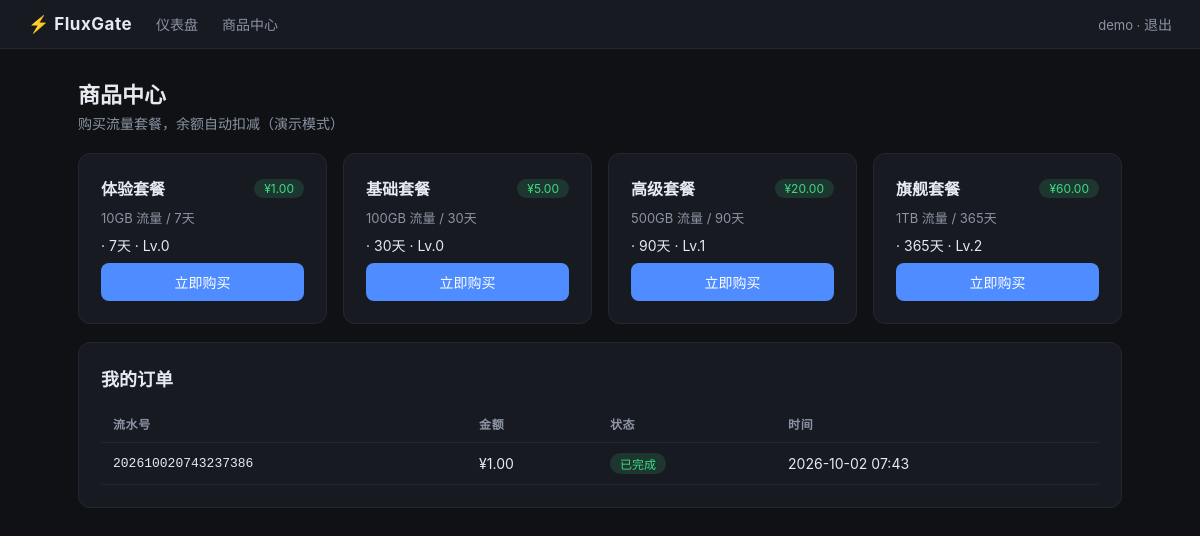
Screenshot of /shop (signed in) with the database file from the repository.
### fluxgate/models.py (models this page shows, shortened)
class User(db.Model):
    __tablename__ = "users"
    MIN_PORT = 1025
    PORT_BLACK_SET = {6443, 8472}
    id = db.Column(db.Integer, primary_key=True)
    username = db.Column(db.String(64), unique=True, nullable=False)
    password_hash = db.Column(db.String(256), nullable=False)
    email = db.Column(db.String(128), default="")
    balance = db.Column(db.Float, default=0.0)
    level = db.Column(db.Integer, default=0)
    level_expire_time = db.Column(db.DateTime, default=datetime.utcnow)
    invitecode_num = db.Column(db.Integer, default=5)
    inviter_id = db.Column(db.Integer, default=0)
    ss_port = db.Column(db.Integer, unique=True, default=MIN_PORT)
    ss_password = db.Column(db.String(32), default=_short_rand, unique=True)
    vmess_uuid = db.Column(db.String(64), default="")
    upload_traffic = db.Column(db.BigInteger, default=0)
    download_traffic = db.Column(db.BigInteger, default=0)
    total_traffic = db.Column(db.BigInteger, default=GB * 10)
    last_use_time = db.Column(db.DateTime, nullable=True)
    enable = db.Column(db.Boolean, default=True)
    is_admin = db.Column(db.Boolean, default=False)
    created_at = db.Column(db.DateTime, default=datetime.utcnow)

class Goods(db.Model):
    __tablename__ = "goods"
    STATUS_ON = 1
    STATUS_OFF = -1
    id = db.Column(db.Integer, primary_key=True)
    name = db.Column(db.String(128), default="待编辑")
    content = db.Column(db.String(256), default="待编辑")
    transfer = db.Column(db.BigInteger, default=GB)  # added traffic (bytes)
    money = db.Column(db.Float, default=0.0)
    level = db.Column(db.Integer, default=0)
    days = db.Column(db.Integer, default=1)
    status = db.Column(db.Integer, default=STATUS_ON)
    order = db.Column(db.Integer, default=1)
    user_purchase_count = db.Column(db.Integer, default=0)
    @classmethod
    def get_on_sale(cls):
        return cls.query.filter_by(status=cls.STATUS_ON).order_by(cls.order).all()

class UserOrder(db.Model):
    __tablename__ = "user_orders"
    STATUS_CREATED = 0
    STATUS_PAID = 1
    STATUS_FINISHED = 2
    id = db.Column(db.Integer, primary_key=True)
    user_id = db.Column(db.Integer, index=True)
    goods_id = db.Column(db.Integer, default=0)
    status = db.Column(db.Integer, default=STATUS_CREATED)
    out_trade_no = db.Column(db.String(64), unique=True)
    amount = db.Column(db.Float, default=0.0)
    created_at = db.Column(db.DateTime, default=datetime.utcnow)
    expired_at = db.Column(db.DateTime, default=lambda: datetime.utcnow() + timedelta(minutes=10))

### fluxgate/web.py (the view)
@bp.route("/shop")
def shop():
    user = _current_user()
    if not user:
        return redirect(url_for("web.login"))
    goods = Goods.get_on_sale()
    orders = UserOrder.query.filter_by(user_id=user.id).order_by(UserOrder.id.desc()).limit(10).all()
    return render_template("shop.html", user=user, goods=goods, orders=orders)

### fluxgate/web.py (called while the page is built)
def _current_user():
    uid = session.get("user_id")
    if uid:
        return User.query.get(uid)
    return None

### fluxgate/templates/shop.html (shortened to what this page needs)
{% extends 'base.html' %}
{% block content %}
<h1>商品中心</h1>
<p class="sub">购买流量套餐，余额自动扣减（演示模式）</p>
<div class="grid">
  {% for g in goods %}
  <div class="card" style="display:flex;flex-direction:column;gap:8px">
    <div class="row" style="justify-content:space-between">
      <h2 style="margin:0;font-size:16px">{{ g.name }}</h2>
      <span class="badge green">¥{{ '%.2f'|format(g.money) }}</span>
    </div>
    <p style="color:var(--muted);font-size:13px">{{ g.content }}</p>
    <div style="color:var(--text);font-size:14px">{{ g.human_transfer }} · {{ g.days }}天 · Lv.{{ g.level }}</div>
    <button class="btn" onclick="buy({{ g.id }})">立即购买</button>
  </div>
  {% endfor %}
</div>
<div class="card">
  <h2>我的订单</h2>
  {% if orders %}
  <table>
    <tr><th>流水号</th><th>金额</th><th>状态</th><th>时间</th></tr>
    {% for o in orders %}
    <tr>
      <td class="mono">{{ o.out_trade_no }}</td>
      <td>¥{{ '%.2f'|format(o.amount) }}</td>
      <td>
        {% if o.status == 0 %}<span class="badge">待支付</span>
        {% elif o.status == 1 %}<span class="badge">已支付</span>
        {% else %}<span class="badge green">已完成</span>{% endif %}
      </td>
      <td>{{ o.created_at.strftime('%Y-%m-%d %H:%M') if o.created_at }}</td>
    </tr>
    {% endfor %}
  </table>
  {% else %}
  <p style="color:var(--muted)">暂无订单</p>
  {% endif %}
</div>
{% endblock %}

### fluxgate/templates/base.html (shortened to what this page needs)
<!DOCTYPE html>
<html lang="zh">
<head>
</head>
<body>
<nav class="nav">
  <div class="brand">⚡ {{ config.TITLE }}</div>
  {% if session.get('user_id') %}
  <a href="{{ url_for('web.dashboard') }}">仪表盘</a>
  <a href="{{ url_for('web.shop') }}">商品中心</a>
  <div class="user-chip">{{ user.username if user else '' }} · <a href="{{ url_for('web.logout') }}">退出</a></div>
  {% endif %}
</nav>
<div class="container">
  {% block content %}{% endblock %}
</div>
</body>
</html>

### fluxgate/templates/base.html (style rules this page uses)
:root { --bg:#0f1115; --card:#171a21; --border:#232733; --text:#e6e9ef; --muted:#8b93a3; --accent:#4f8cff; --green:#3ddc84; --red:#ff5c5c; }
* { margin:0; padding:0; box-sizing:border-box; }
body { background:var(--bg); color:var(--text); font-family:-apple-system,'Segoe UI',Roboto,sans-serif; min-height:100vh; }
a { color:var(--accent); text-decoration:none; }
.nav { display:flex; align-items:center; gap:24px; padding:14px 28px; background:var(--card); border-bottom:1px solid var(--border); }
.nav .brand { font-weight:700; font-size:17px; letter-spacing:.5px; }
.nav a { color:var(--muted); font-size:14px; }
.nav .user-chip { font-size:13px; color:var(--muted); }
.container { max-width:1100px; margin:0 auto; padding:28px; }
.card { background:var(--card); border:1px solid var(--border); border-radius:12px; padding:22px; margin-bottom:18px; }
.grid { display:grid; grid-template-columns:repeat(auto-fit,minmax(220px,1fr)); gap:16px; }
table { width:100%; border-collapse:collapse; font-size:14px; }
th,td { text-align:left; padding:10px 12px; border-bottom:1px solid var(--border); }
th { color:var(--muted); font-weight:600; font-size:12px; text-transform:uppercase; letter-spacing:.6px; }
.btn { display:inline-block; background:var(--accent); color:#fff; border:none; border-radius:8px; padding:9px 18px; font-size:14px; cursor:pointer; }
.mono { font-family:'Cascadia Code',Consolas,monospace; font-size:13px; }
.badge { display:inline-block; padding:2px 10px; border-radius:20px; font-size:12px; background:rgba(79,140,255,.15); color:var(--accent); }
.badge.green { background:rgba(61,220,132,.15); color:var(--green); }
h1 { font-size:22px; margin-bottom:4px; }
h2 { font-size:18px; margin-bottom:14px; }
.sub { color:var(--muted); font-size:14px; margin-bottom:20px; }
.row { display:flex; gap:12px; align-items:center; flex-wrap:wrap; }

### rows the page displays
User: username "demo"
Goods: name "体验套餐", money "1.00", content "10GB 流量 / 7天", days "7", level "0"
Goods: name "基础套餐", money "5.00", content "100GB 流量 / 30天", days "30", level "0"
Goods: name "高级套餐", money "20.00", content "500GB 流量 / 90天", days "90", level "1"
Goods: name "旗舰套餐", money "60.00", content "1TB 流量 / 365天", days "365", level "2"
UserOrder: out_trade_no "202610020743237386", amount "1.00", status "已完成", created_at "2026-10-02 07:43"

### other values shown
{{ config.TITLE }} "FluxGate"
